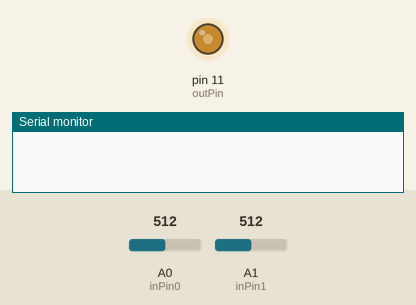
This sketch was run on a simulated Arduino Uno, built with avr-gcc and run on an emulated ATmega328P. Shown: output pins drawn as LEDs (lit = HIGH), the last lines printed to the serial monitor. The test bench sets the inputs (shaded band); at power-on: A0 (inPin0) = 512, A1 (inPin1) = 512.

Above: at 0.1 s.
At 7.52 s:
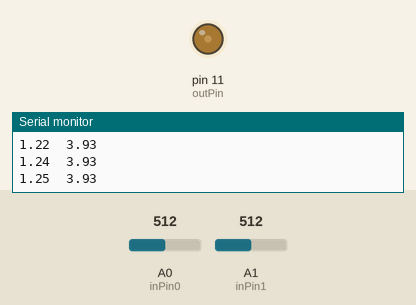
At 18.75 s:
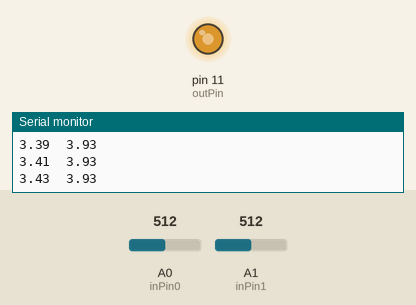
At 26.7 s:
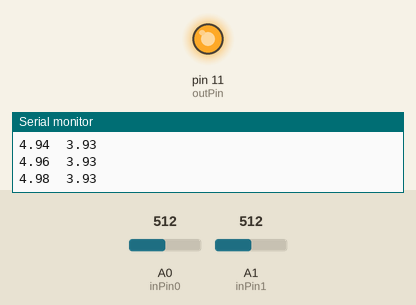
Timing chart, 0 to 40.0 s (numbered marks = the images above):
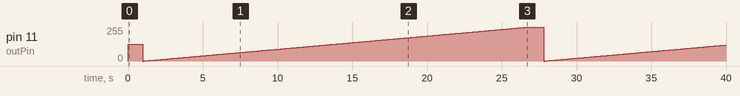

Measured:
- by itself, pin 11 (outPin): 127/255 → 0/255 at 1.0 s, → 1/255 0.10 s later, → 2/255 0.10 s later, → 3/255 0.10 s later, … (376 changes in this stretch)

The sketch:

Test_Gamma.ino
```cpp
#include <math.h>
#include <PID_v1.h>
double pi          = acos(-1.0);
double wavelengthV = 0.5;
double npid        = 510;
int    delayTime   = 200;


// Set Reference Angle
float RefAngle =  0.5*pi + pi + pi;


// Converstion Constants
float  vtd = 1023.0/5.0, dtv = 1/vtd, dtp = 255.0/1023.0;
float  ptv =(1/dtp)*dtv;
// Defining In and Out Pins
int inPin0  = A0, inPin1  = A1, outPin = 11;

// Defininf Thetas and Vouts
float thetaNow = 0.0 , thetaOld = 0.0 , VdOutOld = 0.0,VdOutNow ;

// Variable used to unfold (add or subtract 2pi)
int nn = 0;

double Vd_PID_in,Vd_PID_out,SetpointVd;

// Declaring PID
PID myPID(&Vd_PID_in, &Vd_PID_out, &SetpointVd,0.5,0.1,0.00, DIRECT);


void setup()
{
pinMode(inPin0,INPUT);
  pinMode(inPin1,INPUT);

  Serial.begin(9600);

  //turn the PID on
  myPID.SetMode(AUTOMATIC);
  myPID.SetOutputLimits(-npid,npid);
  VdOutNow =  npid;
  analogWrite(outPin,dtp*VdOutNow);

  thetaNow = calculateTheta(0.0,0.0);

  SetpointVd = RefAngle*(wavelengthV/(2*pi))*vtd + npid ;

}


void loop() {
  // put your main code here, to run repeatedly:

  float thetaOld = 0.0;
  delay(1000);
  for (int i = 0;i<255;i++){
    VdOutNow = i;
    analogWrite(outPin,i );

    thetaNow = calculateTheta(thetaOld,VdOutOld);
    thetaOld = thetaNow;
    VdOutOld = i;


    Serial.print( i*ptv);
    Serial.print("\t");
    Serial.print(thetaNow );
    Serial.println();
    delay(100);
  }
  nn = 0;
}


//********** My Functions
double calculateTheta(float thetaOld1, float VdOld1){
  double V0,V1,thetaTemp;

  //Reading X and Y from Pin0 and Pin1
  V0      = analogRead(inPin0)-vtd*2.5;
  V1      = analogRead(inPin1)-vtd*2.5;

  thetaTemp = atan2(dtv*V1,dtv*V0)+pi;// + (2*nn+1)*pi;
  if (thetaOld1 == 0 && VdOld1 == 0.0){
    nn = nn;
  }else if(   (VdOutNow - VdOld1)> 0 && (thetaTemp - thetaOld1) < 0   ){
    nn += 1;
  }else if ((VdOutNow - VdOld1)< 0  &&  (thetaTemp - thetaOld1) > 0 ){
    nn -=1 ;
  }else if ( (VdOutNow - VdOld1)< 0  && (thetaTemp - thetaOld1) < 0 && abs(thetaTemp - thetaOld1) > pi  ){
    nn -=1;
  }else if ( (VdOutNow - VdOld1)> 0  && (thetaTemp - thetaOld1) > 0 && abs(thetaTemp - thetaOld1) > pi  ){
    nn +=1;
  }else{
    nn = nn;
  }

  thetaTemp  = atan2(dtv*V1,dtv*V0)+pi;// + (2*nn+1)*pi;

  return thetaTemp;

}
```
